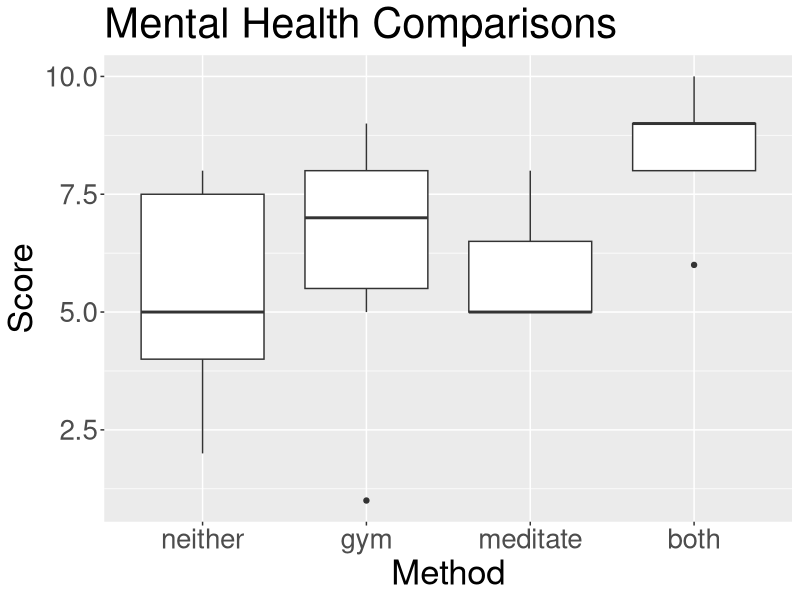
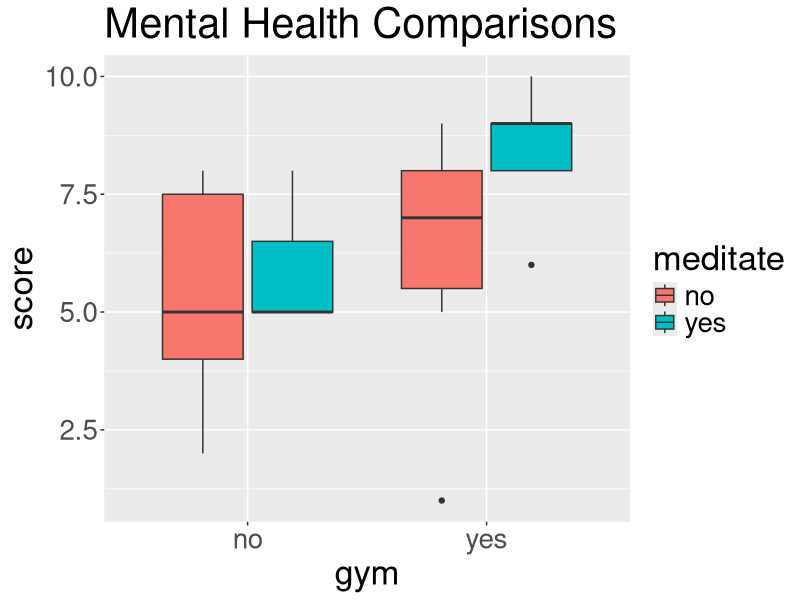
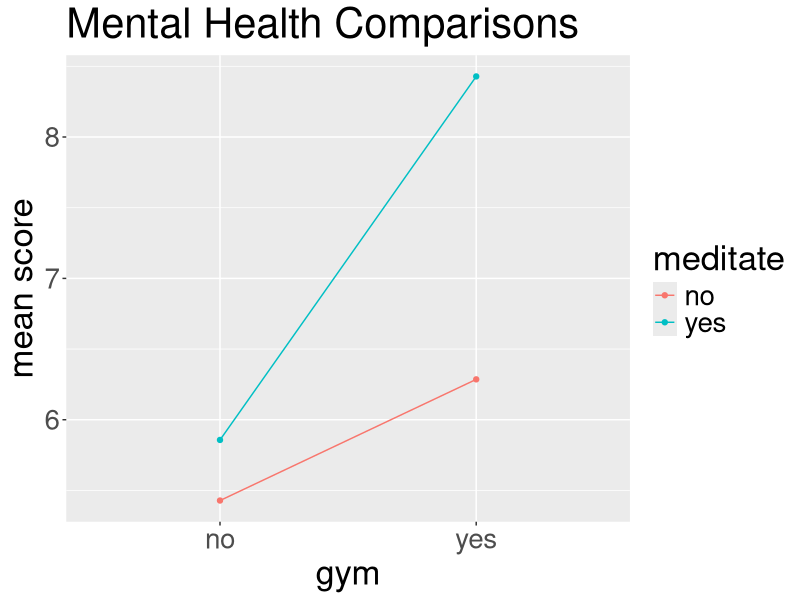

Recreate these plots in R, in order.
## ---- chunk 1
  knitr::opts_chunk$set(echo = TRUE)
  knitr::opts_chunk$set(dev = 'pdf')
  def.chunk.hook  <- knitr::knit_hooks$get("chunk")
  knitr::knit_hooks$set(chunk = function(x, options) {
    x <- def.chunk.hook(x, options)
    ifelse(options$size != "normalsize", paste0("\n \\", options$size,"\n\n", x, "\n\n \\normalsize"), x)
  })
## ---- chunk 2
neither <- c(7, 4, 2, 8, 4, 5, 8)
gym <- c(5, 1, 8, 8, 9, 7, 6)
meditate <- c(7, 5, 5, 8, 5, 6, 5)
both <- c(9, 6, 8, 9, 9, 8, 10)

mh_df <- data.frame(
  score = c(neither, gym, meditate, both),
  gym = c(rep("no", 7), rep("yes", 7),
          rep("no", 7), rep("yes", 7)),
  meditate = c(rep("no", 14), rep("yes",14))
)
## ---- chunk 3
knitr::kable(mh_df[1:18,])
## ---- chunk 4
library(ggplot2)
theme_update(text = element_text(size = 25))
ggplot() + 
  geom_boxplot(aes(x="neither", y=neither)) +
  geom_boxplot(aes(x="gym", y=gym)) +
  geom_boxplot(aes(x="meditate", y=meditate)) +
  geom_boxplot(aes(x="both", y=both)) + 
  scale_x_discrete(limits=c("neither", "gym", "meditate", "both")) +
  ggtitle("Mental Health Comparisons") +
  ylab("Score") +
  xlab("Method")
## ---- chunk 5
ggplot(data=mh_df, mapping=aes(x=gym, y=score, fill=meditate)) +
  geom_boxplot() + ggtitle("Mental Health Comparisons")
## ---- chunk 6
library(dplyr)
tmp <- mh_df %>% 
  group_by(gym, meditate) %>% 
  summarize(mean=mean(score))

# make line interaction plot
ggplot(data=tmp, aes(y=mean, x=gym, group=meditate, color=meditate)) + 
  geom_point() + geom_line() + 
  ggtitle("Mental Health Comparisons") + 
  ylab("mean score")
## ---- chunk 7
library(readr)
learn_prob <- read_csv("learn_prob.csv")
show <- learn_prob %>% 
  select("score", "handwritten", "coding")

knitr::kable(show[1:9,])
## ---- chunk 8
means <- mh_df %>% 
  group_by(gym, meditate) %>% 
  summarize(mean=round(mean(score), 3)) 
## ---- chunk 9
library(xtable)
print(xtable(means, align=c("c","c","c","c"), digits=c(0,0,0,3)), comment=FALSE, include.rownames=FALSE)
## ---- chunk 10
print(xtable(means, align=c("c","c","c","c"), digits=c(0,0,0,3)), comment=FALSE, include.rownames=FALSE)
## ---- chunk 11
model1 <- lm(score ~ gym + meditate + gym*meditate, data=mh_df)
summary(model1)
## ---- chunk 12
coefficients <- round(summary(model1)$coefficients, 3)
coefficients
## ---- chunk 13
coefficients <- round(summary(model1)$coefficients, 3)
coefficients
## ---- chunk 14
coefficients <- round(summary(model1)$coefficients, 3)
coefficients
## ---- chunk 15
model1 <- lm(score ~ gym + meditate + gym*meditate, data=mh_df)
summary(model1)
## ---- chunk 16
model1 <- lm(score ~ gym + meditate + gym*meditate, data=mh_df)
summary(model1)
